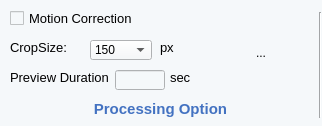
              <widget class="QWidget" name="widget_2" native="true">
               <property name="sizePolicy">
                <sizepolicy hsizetype="Fixed" vsizetype="Fixed">
                 <horstretch>0</horstretch>
                 <verstretch>0</verstretch>
                </sizepolicy>
               </property>
               <property name="minimumSize">
                <size>
                 <width>322</width>
                 <height>126</height>
                </size>
               </property>
               <property name="maximumSize">
                <size>
                 <width>322</width>
                 <height>126</height>
                </size>
               </property>
               <property name="styleSheet">
                <string notr="true">background-color: rgb(170, 255, 127);
background-color: rgb(245, 248, 250);</string>
               </property>
               <widget class="QCheckBox" name="OnMotionCorrectionCheck">
                <property name="geometry">
                 <rect>
                  <x>10</x>
                  <y>10</y>
                  <width>158</width>
                  <height>16</height>
                 </rect>
                </property>
                <property name="sizePolicy">
                 <sizepolicy hsizetype="Fixed" vsizetype="Fixed">
                  <horstretch>0</horstretch>
                  <verstretch>0</verstretch>
                 </sizepolicy>
                </property>
                <property name="font">
                 <font>
                  <family>Arial</family>
                  <pointsize>10</pointsize>
                 </font>
                </property>
                <property name="text">
                 <string>Motion Correction</string>
                </property>
               </widget>
               <widget class="QComboBox" name="OnCropSizeValue">
                <property name="geometry">
                 <rect>
                  <x>90</x>
                  <y>40</y>
                  <width>62</width>
                  <height>20</height>
                 </rect>
                </property>
                <property name="sizePolicy">
                 <sizepolicy hsizetype="Fixed" vsizetype="Fixed">
                  <horstretch>0</horstretch>
                  <verstretch>0</verstretch>
                 </sizepolicy>
                </property>
                <property name="minimumSize">
                 <size>
                  <width>62</width>
                  <height>20</height>
                 </size>
                </property>
                <property name="maximumSize">
                 <size>
                  <width>62</width>
                  <height>20</height>
                 </size>
                </property>
                <property name="font">
                 <font>
                  <family>Arial</family>
                 </font>
                </property>
                <item>
                 <property name="text">
                  <string>150</string>
                 </property>
                </item>
                <item>
                 <property name="text">
                  <string>300</string>
                 </property>
                </item>
               </widget>
               <widget class="QLabel" name="label_161">
                <property name="geometry">
                 <rect>
                  <x>10</x>
                  <y>40</y>
                  <width>71</width>
                  <height>17</height>
                 </rect>
                </property>
                <property name="sizePolicy">
                 <sizepolicy hsizetype="Fixed" vsizetype="Fixed">
                  <horstretch>0</horstretch>
                  <verstretch>0</verstretch>
                 </sizepolicy>
                </property>
                <property name="font">
                 <font>
                  <family>Arial</family>
                  <pointsize>10</pointsize>
                 </font>
                </property>
                <property name="text">
                 <string>CropSize:</string>
                </property>
                <property name="alignment">
                 <set>Qt::AlignLeading|Qt::AlignLeft|Qt::AlignTop</set>
                </property>
               </widget>
               <widget class="QLabel" name="label_160">
                <property name="geometry">
                 <rect>
                  <x>160</x>
                  <y>40</y>
                  <width>18</width>
                  <height>17</height>
                 </rect>
                </property>
                <property name="sizePolicy">
                 <sizepolicy hsizetype="Fixed" vsizetype="Fixed">
                  <horstretch>0</horstretch>
                  <verstretch>0</verstretch>
                 </sizepolicy>
                </property>
                <property name="font">
                 <font>
                  <family>Arial</family>
                  <pointsize>10</pointsize>
                 </font>
                </property>
                <property name="text">
                 <string>px</string>
                </property>
                <property name="alignment">
                 <set>Qt::AlignLeading|Qt::AlignLeft|Qt::AlignTop</set>
                </property>
               </widget>
               <widget class="QLabel" name="label_163">
                <property name="geometry">
                 <rect>
                  <x>10</x>
                  <y>70</y>
                  <width>101</width>
                  <height>16</height>
                 </rect>
                </property>
                <property name="sizePolicy">
                 <sizepolicy hsizetype="Fixed" vsizetype="Fixed">
                  <horstretch>0</horstretch>
                  <verstretch>0</verstretch>
                 </sizepolicy>
                </property>
                <property name="font">
                 <font>
                  <family>Arial</family>
                  <pointsize>10</pointsize>
                 </font>
                </property>
                <property name="text">
                 <string>Preview Duration</string>
                </property>
                <property name="alignment">
                 <set>Qt::AlignLeading|Qt::AlignLeft|Qt::AlignTop</set>
                </property>
               </widget>
               <widget class="QLineEdit" name="OnPreDurationValue">
                <property name="geometry">
                 <rect>
                  <x>115</x>
                  <y>70</y>
                  <width>50</width>
                  <height>20</height>
                 </rect>
                </property>
                <property name="minimumSize">
                 <size>
                  <width>50</width>
                  <height>20</height>
                 </size>
                </property>
                <property name="maximumSize">
                 <size>
                  <width>50</width>
                  <height>20</height>
                 </size>
                </property>
               </widget>
               <widget class="QLabel" name="label_219">
                <property name="geometry">
                 <rect>
                  <x>170</x>
                  <y>70</y>
                  <width>27</width>
                  <height>16</height>
                 </rect>
                </property>
                <property name="sizePolicy">
                 <sizepolicy hsizetype="Fixed" vsizetype="Fixed">
                  <horstretch>0</horstretch>
                  <verstretch>0</verstretch>
                 </sizepolicy>
                </property>
                <property name="font">
                 <font>
                  <family>Arial</family>
                  <pointsize>10</pointsize>
                 </font>
                </property>
                <property name="text">
                 <string>sec</string>
                </property>
                <property name="alignment">
                 <set>Qt::AlignLeading|Qt::AlignLeft|Qt::AlignTop</set>
                </property>
               </widget>
               <widget class="QLabel" name="label_159">
                <property name="geometry">
                 <rect>
                  <x>10</x>
                  <y>101</y>
                  <width>301</width>
                  <height>16</height>
                 </rect>
                </property>
                <property name="font">
                 <font>
                  <family>Arial</family>
                  <pointsize>11</pointsize>
                  <weight>75</weight>
                  <bold>true</bold>
                 </font>
                </property>
                <property name="styleSheet">
                 <string notr="true">color: rgb(67, 114, 193);</string>
                </property>
                <property name="text">
                 <string>Processing Option</string>
                </property>
                <property name="alignment">
                 <set>Qt::AlignCenter</set>
                </property>
               </widget>
               <widget class="QToolButton" name="OnPreProcessingButton">
                <property name="geometry">
                 <rect>
                  <x>210</x>
                  <y>16</y>
                  <width>102</width>
                  <height>74</height>
                 </rect>
                </property>
                <property name="styleSheet">
                 <string notr="true">#OnPreProcessingButton{
background-color: transparent; 
border-image: url(:/online/Asset 23_pre.png);
background:none;
border:none;
background-repeat:none;
}
#OnPreProcessingButton:pressed
{
border-image:url(:/online/Asset 23.png);
background-repeat: no-repeat;
}
</string>
                </property>
                <property name="text">
                 <string>...</string>
                </property>
               </widget>
               <widget class="Line" name="line_2">
                <property name="geometry">
                 <rect>
                  <x>319</x>
                  <y>12</y>
                  <width>2</width>
                  <height>106</height>
                 </rect>
                </property>
                <property name="sizePolicy">
                 <sizepolicy hsizetype="Fixed" vsizetype="Fixed">
                  <horstretch>0</horstretch>
                  <verstretch>0</verstretch>
                 </sizepolicy>
                </property>
                <property name="minimumSize">
                 <size>
                  <width>2</width>
                  <height>106</height>
                 </size>
                </property>
                <property name="maximumSize">
                 <size>
                  <width>2</width>
                  <height>106</height>
                 </size>
                </property>
                <property name="orientation">
                 <enum>Qt::Vertical</enum>
                </property>
               </widget>
              </widget>
